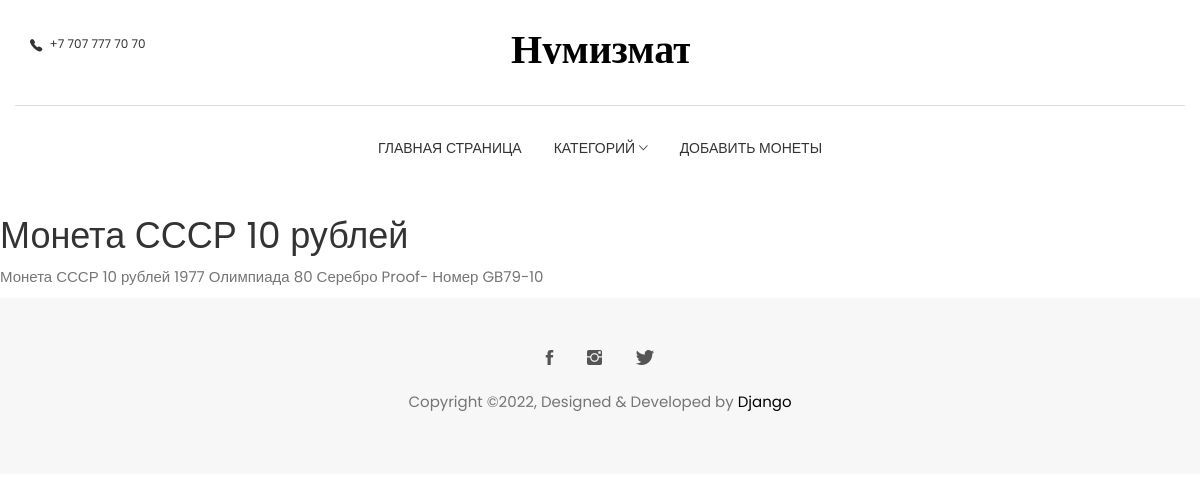
The page /money/moneta-sssr-10-rublej/ on the database its author committed.
### numizoomi/models.py (models this page shows, shortened)
class Money(models.Model):
    title = models.CharField(max_length=255, verbose_name="Заголовок")
    slug = models.SlugField(max_length=255, unique=True, db_index=True, verbose_name="URL")
    description = models.TextField(blank=True, verbose_name="Описание")
    country = models.CharField(max_length=255, verbose_name="Производства")
    year = models.CharField(max_length=255, verbose_name="Год")
    count = models.CharField(max_length=255, verbose_name="Количество")
    price = models.CharField(max_length=255, verbose_name="Цена")
    metal = models.CharField(max_length=255, verbose_name="Металл")
    time_create=models.DateTimeField(auto_now_add=True, verbose_name="Время создания")
    time_update=models.DateTimeField(auto_now=True, verbose_name="Время изменения")
    is_published=models.BooleanField(default=True, verbose_name="Публикация")
    image=models.ImageField(upload_to="photos/%Y/%m/%d/", verbose_name="Фото")
    category_id=models.ForeignKey(
        'Category',
        on_delete=models.PROTECT, verbose_name="Категории"
    )
    class Meta:
        verbose_name_plural= 'Монеты'
        ordering = ['-time_create', 'title']

### numizoomi/views.py (the view)
# urls.py: path('money/<slug:money_slug>/', ShowPost.as_view(), name='money'),
class ShowPost(DetailView):
    model = Money
    template_name = 'numizoomi/money.html'
    slug_url_kwarg = 'money_slug'
    context_object_name = 'money'
    def get_context_data(self, *, object_list=None, **kwargs):
        context = super().get_context_data(**kwargs)
        context['title'] = context['money']
        return context

### numizoomi/models.py (called while the page is built)
    def get_absolute_url(self):
        return reverse('category', kwargs={'category_id':self.pk})

### numizoomi/templatetags/numizoomi_tags.py (called while the page is built)
@register.simple_tag(name="getcats")
def get_categories(filter=None):
    if not filter:
        return Category.objects.all()
    else:
        return Category.objects.filter(pk=filter)

@register.inclusion_tag("numizoomi/list_categories.html")
def show_categories(sort=None, cat_selected=0):
    if not sort:
        cats = Category.objects.all()
    else:
        cats = Category.objects.order_by(sort)
    return {"cats": cats, "cat_selected": cat_selected}

### numizoomi/templates/numizoomi/money.html (shortened to what this page needs)
{% extends 'numizoomi/layout.html' %}
{% block content %}
<h1>{{money.title}}</h1>
{{money.description|linebreaks}}
{% endblock %}

### numizoomi/static/numizoomi/css/style.css (style rules this page uses)
body { line-height: 1.5; font-family: "Poppins", sans-serif; -webkit-font-smoothing: antialiased; }
p { font-family: "Poppins", sans-serif; color: #757575; font-size: 15px; }
h1, h2, h3, h4, h5, h6 { font-family: "Poppins", sans-serif; }
h1, h2, h3, h4, h5, h6 { font-weight: 400; }

### rows shown on the page
Money: title "Монета СССР 10 рублей", description "Монета СССР 10 рублей 1977 Олимпиада 80 Серебро Proof- Номер GB79-10"
